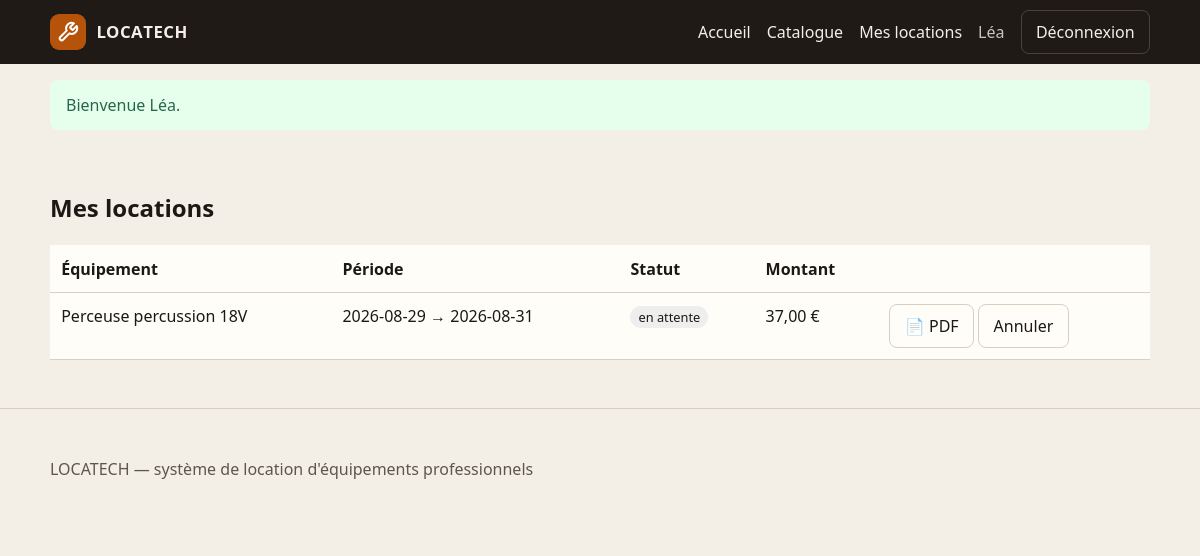
/mes-locations (signed in), run on the app's committed database.
### tables this page shows
CREATE TABLE location (
    id INT UNSIGNED AUTO_INCREMENT PRIMARY KEY,
    date_debut DATE NOT NULL,
    date_fin DATE NOT NULL,
    statut ENUM('en attente', 'confirmée', 'en cours', 'terminée', 'annulée') NOT NULL DEFAULT 'en attente',
    montant_total DECIMAL(10,2) NOT NULL DEFAULT 0,
    frais_additionnels DECIMAL(10,2) NOT NULL DEFAULT 0,
    utilisateur_id INT UNSIGNED NOT NULL,
    equipement_id INT UNSIGNED NOT NULL,
    CONSTRAINT fk_location_utilisateur
        FOREIGN KEY (utilisateur_id) REFERENCES utilisateur(id)
        ON UPDATE CASCADE
        ON DELETE RESTRICT,
    CONSTRAINT fk_location_equipement
        FOREIGN KEY (equipement_id) REFERENCES equipement(id)
        ON UPDATE CASCADE
        ON DELETE RESTRICT
);

CREATE TABLE utilisateur (
    id INT UNSIGNED AUTO_INCREMENT PRIMARY KEY,
    nom VARCHAR(100) NOT NULL,
    prenom VARCHAR(100) NOT NULL,
    email VARCHAR(180) NOT NULL UNIQUE,
    password VARCHAR(255) NOT NULL,
    role ENUM('client', 'agent', 'responsable') NOT NULL DEFAULT 'client'
);

CREATE TABLE equipement (
    id INT UNSIGNED AUTO_INCREMENT PRIMARY KEY,
    nom VARCHAR(150) NOT NULL,
    description TEXT NULL,
    prix_jour DECIMAL(10,2) NOT NULL,
    quantite_stock INT NOT NULL DEFAULT 0,
    seuil_alerte INT NOT NULL DEFAULT 1,
    etat ENUM('disponible', 'en location', 'en maintenance', 'endommagé') NOT NULL DEFAULT 'disponible',
    categorie_id INT UNSIGNED NOT NULL,
    photo VARCHAR(255) NULL DEFAULT NULL,
    CONSTRAINT fk_equipement_categorie
        FOREIGN KEY (categorie_id) REFERENCES categorie(id)
        ON UPDATE CASCADE
        ON DELETE RESTRICT
);

### config/helpers.php (called while the page is built, shortened)
<?php
function url(string $path = ''): string
{
    $path = ltrim($path, '/');
    return BASE_URL . '/' . $path;
}
function view(string $path, array $data = []): void
{
    extract($data, EXTR_SKIP);
    $file = APP_ROOT . DIRECTORY_SEPARATOR . 'views' . DIRECTORY_SEPARATOR . str_replace('/', DIRECTORY_SEPARATOR, $path) . '.php';
    require $file;
}
function e(?string $value): string
{
    return htmlspecialchars((string) $value, ENT_QUOTES, 'UTF-8');
}
function flash(string $key, ?string $message = null)
{
    if (!isset($_SESSION['flash'][$key])) {
        return null;
    }
    $value = $_SESSION['flash'][$key];
    return $value;
}
function current_user(): ?array
{
    return $_SESSION['user'] ?? null;
}
function has_role(string ...$roles): bool
{
    $user = current_user();
    return $user !== null && in_array($user['role'], $roles, true);
}

### controllers/LocationController.php (called while the page is built, shortened)
<?php
class LocationController
{
    private Location $location;
    public function __construct()
    {
        $this->location = new Location();
    }
    public function mesLocations(): void
    {
        view('front/mes_locations', [
            'locations' => $this->location->findByUtilisateur((int) current_user()['id']),
        ]);
    }
}

### models/Location.php (called while the page is built, shortened)
<?php
class Location
{
    private PDO $db;
    public function __construct(?PDO $pdo = null)
    {
        $this->db = $pdo ?? Database::getConnection();
    }
    public function findByUtilisateur(int $utilisateurId): array
    {
        $stmt = $this->db->prepare(
            $this->baseSelect() . ' WHERE l.utilisateur_id = :utilisateur_id ORDER BY l.date_debut DESC'
        );
        $stmt->execute(['utilisateur_id' => $utilisateurId]);
        return $stmt->fetchAll();
    }
    private function baseSelect(): string
    {
        return 'SELECT l.*,
                       u.nom AS utilisateur_nom,
                       u.prenom AS utilisateur_prenom,
                       u.email AS utilisateur_email,
                       e.nom AS equipement_nom,
                       e.prix_jour,
                       e.etat AS equipement_etat
                FROM location l
                INNER JOIN utilisateur u ON u.id = l.utilisateur_id
                INNER JOIN equipement e ON e.id = l.equipement_id';
    }
}

### config/Database.php (called while the page is built, shortened)
<?php
class Database
{
    private static ?PDO $instance = null;
    public static function getConnection(): PDO
    {
        if (self::$instance === null) {
            $dsn = sprintf(
                'mysql:host=%s;port=%s;dbname=%s;charset=%s',
                DB_HOST,
                DB_PORT,
                DB_NAME,
                DB_CHARSET
            );
            $options = [
                PDO::ATTR_ERRMODE => PDO::ERRMODE_EXCEPTION,
                PDO::ATTR_DEFAULT_FETCH_MODE => PDO::FETCH_ASSOC,
                PDO::ATTR_EMULATE_PREPARES => false,
                PDO::MYSQL_ATTR_INIT_COMMAND => 'SET NAMES utf8mb4 COLLATE utf8mb4_unicode_ci',
            ];
            try {
                self::$instance = new PDO($dsn, DB_USER, DB_PASS, $options);
            } catch (PDOException $e) {
                error_log('Database connection error: ' . $e->getMessage());
                throw new RuntimeException(
                    'Impossible de se connecter à la base de données. Vérifiez la configuration MySQL (location_db).'
                );
            }
        }
        return self::$instance;
    }
}

### views/front/mes_locations.php (the view, shortened to what this page needs)
<?php
require APP_ROOT . '/views/layout/header.php';
?>
<section class="section">
    <div class="container">
        <h1>Mes locations</h1>
        <div class="table-wrap">
            <table>
                <thead>
                <tr>
                    <th>Équipement</th>
                    <th>Période</th>
                    <th>Statut</th>
                    <th>Montant</th>
                    <th></th>
                </tr>
                </thead>
                <tbody>
                <?php foreach ($locations as $row): ?>
                    <tr>
                        <td><?= e($row['equipement_nom']) ?></td>
                        <td><?= e($row['date_debut']) ?> → <?= e($row['date_fin']) ?></td>
                        <td><span class="badge statut-<?= e(str_replace(' ', '-', $row['statut'])) ?>"><?= e($row['statut']) ?></span></td>
                        <td><?= number_format((float) $row['montant_total'], 2, ',', ' ') ?> €</td>
                        <td class="actions-cell">
                            <a class="btn btn-ghost"
                               href="<?= e(url('locations/pdf/' . (int) $row['id'])) ?>"
                               target="_blank"
                               title="Télécharger le contrat PDF">
                                📄 PDF
                            </a>
                            <?php if (in_array($row['statut'], ['en attente', 'confirmée'], true)): ?>
                                <form method="post" action="<?= e(url('locations/cancel')) ?>" onsubmit="return confirm('Annuler cette location ?');" style="display:inline;">
                                    <button class="btn btn-ghost" type="submit">Annuler</button>
                                </form>
                            <?php endif; ?>
                        </td>
                    </tr>
                <?php endforeach; ?>
                </tbody>
            </table>
        </div>
    </div>
</section>
<?php require APP_ROOT . '/views/layout/footer.php'; ?>

### views/layout/header.php (shortened to what this page needs)
<?php
$user = current_user();
$success = flash('success');
?>
<!DOCTYPE html>
<html lang="fr">
<head>
    <link rel="stylesheet" href="<?= e(url('css/style.css')) ?>">
</head>
<body>
<header class="site-header">
    <div class="container nav">
        <a class="brand" href="<?= e(url()) ?>">
            <span class="brand-mark" aria-hidden="true">
            </span>
            <span class="brand-name">LOCA<strong>TECH</strong></span>
        </a>
        <nav class="nav-links">
            <a href="<?= e(url()) ?>">Accueil</a>
            <a href="<?= e(url('equipements')) ?>">Catalogue</a>
            <?php if ($user): ?>
                <a href="<?= e(url('mes-locations')) ?>">Mes locations</a>
                <span class="nav-user"><?= e($user['prenom']) ?></span>
                <a class="btn btn-ghost" href="<?= e(url('logout')) ?>">Déconnexion</a>
            <?php else: ?>
                <a href="<?= e(url('login')) ?>">Connexion</a>
                <a class="btn btn-primary" href="<?= e(url('register')) ?>">Inscription</a>
            <?php endif; ?>
        </nav>
    </div>
</header>
<main>
    <div class="container">
        <?php if ($success): ?>
            <div class="alert alert-success"><?= e($success) ?></div>
        <?php endif; ?>
    </div>

### public/css/style.css (style rules this page uses)
:root { --bg: #f4efe6; --ink: #1c1914; --muted: #5c564c; --paper: #fffdf8; --line: #d9cfc0; --accent: #b45309; --accent-dark: #8a3d07; --ok: #276749; --bad: #9b2c2c; --sidebar: #1f1a16; --radius: 10px; font-family: "Segoe UI", system-ui, sans-serif; }
* { box-sizing: border-box; }
body { margin: 0; background: var(--bg); color: var(--ink); line-height: 1.5; }
a { color: var(--accent-dark); text-decoration: none; }
.container { width: min(1100px, calc(100% - 2rem)); margin-inline: auto; }
.site-header { background: #1f1a16; color: #f4efe6; position: sticky; top: 0; z-index: 10; }
.nav { display: flex; align-items: center; justify-content: space-between; gap: 1rem; min-height: 64px; }
.nav-links { display: flex; align-items: center; gap: 1rem; flex-wrap: wrap; }
.nav-links a { color: #f4efe6; }
.nav-user { opacity: 0.8; }
.brand { display: flex; align-items: center; gap: 0.65rem; font-weight: 700; color: inherit; text-decoration: none; }
.brand-mark { width: 36px; height: 36px; display: grid; place-items: center; background: var(--accent); color: white; border-radius: 9px; flex-shrink: 0; }
.brand-mark svg { display: block; }
.brand-name { font-size: 1.05rem; font-weight: 600; letter-spacing: 0.03em; }
.brand-name strong { font-weight: 800; }
.section { padding: 1.5rem 0 3rem; }
.btn { display: inline-block; border: 0; border-radius: 8px; padding: 0.55rem 0.9rem; cursor: pointer; font: inherit; text-decoration: none; }
.btn-ghost { background: transparent; color: inherit; border: 1px solid var(--line); }
.site-header .btn-ghost { border-color: #4a433b; color: #f4efe6; }
.alert { padding: 0.8rem 1rem; border-radius: 8px; margin: 1rem 0; }
.alert-success { background: #e6ffed; color: var(--ok); }
.table-wrap { overflow-x: auto; }
table { width: 100%; border-collapse: collapse; background: var(--paper); }
th, td { text-align: left; padding: 0.7rem; border-bottom: 1px solid var(--line); vertical-align: top; }
.badge { padding: 0.15rem 0.5rem; border-radius: 999px; background: #eee; font-size: 0.8rem; }

### data on the page
location: utilisateur.prenom "Léa", equipement.nom "Perceuse percussion 18V", date_debut "2026-08-29", date_fin "2026-08-31", statut "en attente", montant_total "37,00"

### other printed values
$success "Bienvenue Léa."
